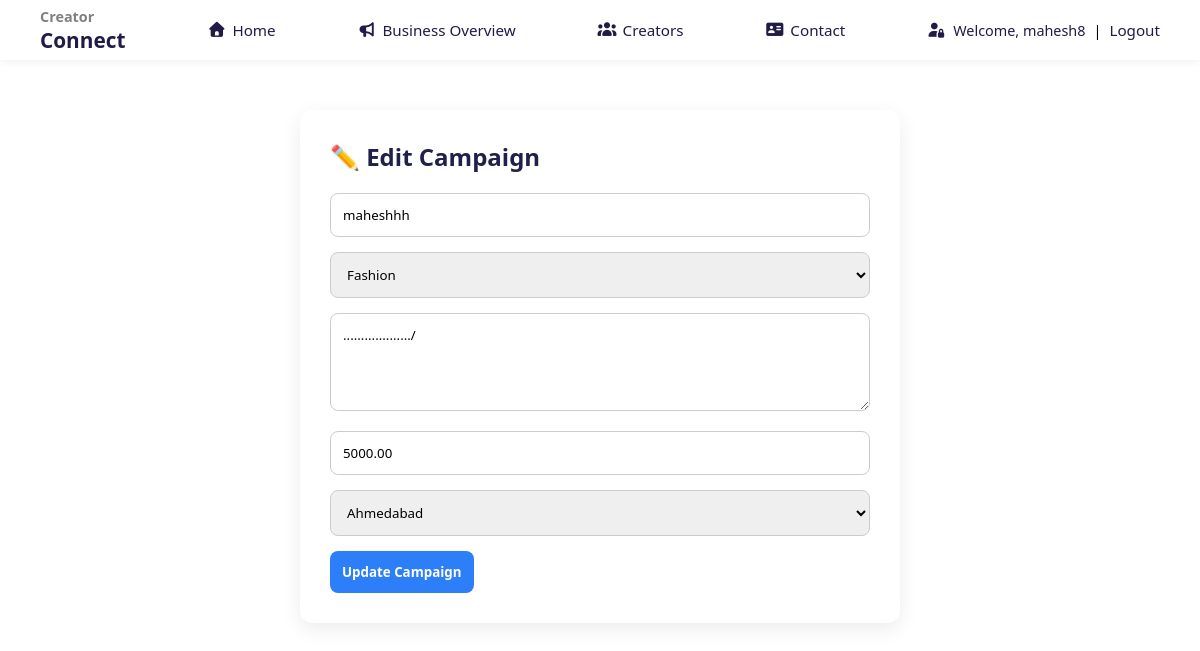
The page /Bussiness Owner/edit_campaign.php?id=9 (signed in) on the database its author committed.
### tables this page shows
CREATE TABLE IF NOT EXISTS `campaigns` (
  `CampaignId` int NOT NULL AUTO_INCREMENT,
  `OwnerId` int NOT NULL,
  `Title` varchar(150) DEFAULT NULL,
  `Category` varchar(50) DEFAULT NULL,
  `Description` text,
  `Budget` decimal(10,2) DEFAULT NULL,
  `City` varchar(50) DEFAULT NULL,
  `created_at` timestamp NULL DEFAULT CURRENT_TIMESTAMP,
  `status` enum('active','blocked') DEFAULT 'active',
  `payment_status` enum('unpaid','paid') DEFAULT 'unpaid',
  PRIMARY KEY (`CampaignId`)
);

### Bussiness Owner/edit_campaign.php (the view, shortened to what this page needs)
<?php
require_once __DIR__ . '/../Common Files/config.php';
$campaignId = (int) $_GET['id'];
$promoterId = $_SESSION['UserId'];
$sql = "SELECT * FROM campaigns
        WHERE CampaignId = ? AND OwnerId = ?";
$stmt = $conn->prepare($sql);
$stmt->bind_param("ii", $campaignId, $promoterId);
$stmt->execute();
$result = $stmt->get_result();
$campaign = $result->fetch_assoc();
?>
<!DOCTYPE html>
<html lang="en">
<head>
    <link rel="stylesheet" href="https://cdnjs.cloudflare.com/ajax/libs/font-awesome/7.0.1/css/all.min.css">
</head>
<body>
<?php include(__DIR__ . "/../Common Files/navbar.php"); ?>
<div class="form-box">
    <h2>✏️ Edit Campaign</h2>
    <form action="update_campaign_process.php" method="POST">
        <input type="text" name="title"
               value="<?= htmlspecialchars($campaign['Title']); ?>"
               required>
        <select name="category" required>
            <?php
            $categories = ['Food','Fashion','Tech','Local Business'];
            foreach ($categories as $cat):
            ?>
                <option value="<?= $cat ?>"
                    <?= ($campaign['Category'] === $cat) ? 'selected' : '' ?>>
                    <?= $cat ?>
                </option>
            <?php endforeach; ?>
        </select>
        <textarea name="description" rows="4" required><?=
            htmlspecialchars($campaign['Description']);
        ?></textarea>
        <input type="number" name="budget"
               min="1000" max="10000" step="500"
               value="<?= $campaign['Budget']; ?>" required>
        <select name="city" required>
            <?php
            $cities = ['Ahmedabad','Surat','Vadodara','Rajkot','Gandhinagar'];
            foreach ($cities as $city):
            ?>
                <option value="<?= $city ?>"
                    <?= ($campaign['City'] === $city) ? 'selected' : '' ?>>
                    <?= $city ?>
                </option>
            <?php endforeach; ?>
        </select>
        <button type="submit">Update Campaign</button>
    </form>
</div>
</body>
</html>

### Common Files/navbar.css (style rules this page uses)
* { margin: 0; padding: 0; box-sizing: border-box; font-family: "Segoe UI", sans-serif; }
body { padding-top: 70px; }

### Bussiness Owner/edit_campaign.php (style rules this page uses)
.form-box { max-width:600px; margin:40px auto; background:#fff; padding:30px; border-radius:12px; box-shadow:0 6px 20px rgba(0,0,0,.08); }
.form-box h2 { color:#20204a;margin-bottom:20px; }
.form-box input, .form-box textarea, .form-box select { width:100%; padding:12px; margin-bottom:15px; border-radius:8px; border:1px solid #ccc; }
.form-box button { background:#2d7ff9; color:#fff; border:none; padding:12px; border-radius:8px; font-weight:bold; cursor:pointer; }

### rows shown on the page
campaigns: title "maheshhh", category "Fashion", description ".................../", budget "5000.00", city "Ahmedabad"

### other values the page prints
$_SESSION['UserName'] "mahesh8"
